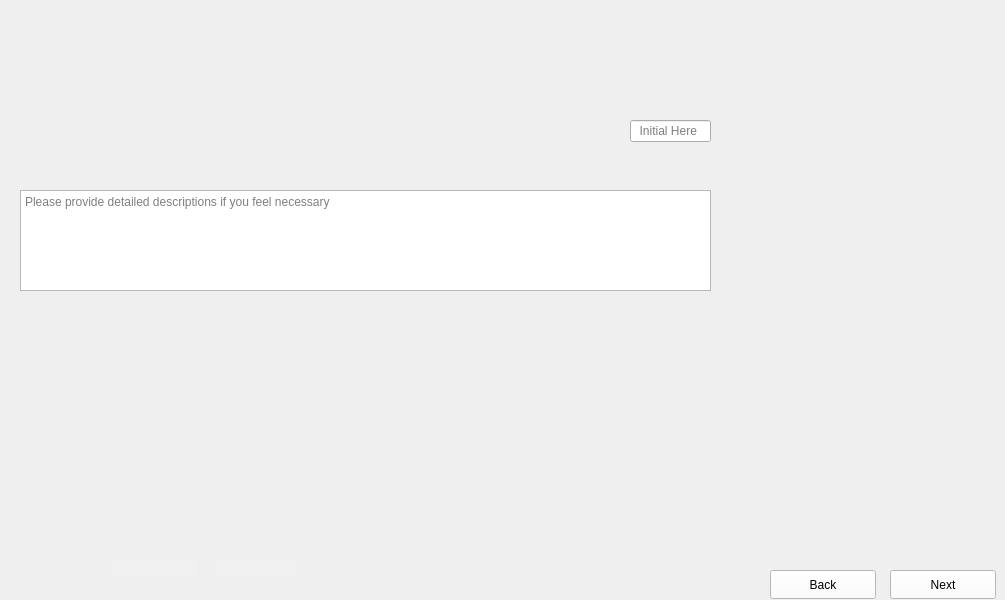
      <widget class="QWidget" name="Fill_Second_Pillars_and_Frame_2">
       <property name="maximumSize">
        <size>
         <width>1024</width>
         <height>600</height>
        </size>
       </property>
       <property name="styleSheet">
        <string notr="true">border-image: url(:/images/images/Fill_Second_Pillars_and_Frame_2.png);</string>
       </property>
       <widget class="QLineEdit" name="Fill_Second_Pillars_and_Frame_2_Data">
        <property name="geometry">
         <rect>
          <x>630</x>
          <y>120</y>
          <width>81</width>
          <height>22</height>
         </rect>
        </property>
        <property name="styleSheet">
         <string notr="true">border-image:None;</string>
        </property>
        <property name="placeholderText">
         <string>  Initial Here</string>
        </property>
       </widget>
       <widget class="QTextEdit" name="Fill_Second_Pillars_and_Frame_2_Comments">
        <property name="geometry">
         <rect>
          <x>20</x>
          <y>190</y>
          <width>691</width>
          <height>101</height>
         </rect>
        </property>
        <property name="styleSheet">
         <string notr="true">border-image:None;</string>
        </property>
        <property name="placeholderText">
         <string>Please provide detailed descriptions if you feel necessary </string>
        </property>
       </widget>
       <widget class="QLineEdit" name="Fill_Second_Pillars_and_Frame_2_Initials">
        <property name="geometry">
         <rect>
          <x>210</x>
          <y>560</y>
          <width>86</width>
          <height>18</height>
         </rect>
        </property>
        <property name="styleSheet">
         <string notr="true">QLineEdit{
background-color: rgb(240, 240, 240);
border: none;
border-image:None;
}</string>
        </property>
       </widget>
       <widget class="QLineEdit" name="Fill_Second_Pillars_and_Frame_2_Dates">
        <property name="geometry">
         <rect>
          <x>110</x>
          <y>560</y>
          <width>86</width>
          <height>18</height>
         </rect>
        </property>
        <property name="styleSheet">
         <string notr="true">QLineEdit{
background-color: rgb(240, 240, 240);
border: none;
border-image:None;
}</string>
        </property>
       </widget>
       <widget class="QPushButton" name="Fill_Second_Pillars_and_Frame_2_Next">
        <property name="geometry">
         <rect>
          <x>890</x>
          <y>570</y>
          <width>106</width>
          <height>29</height>
         </rect>
        </property>
        <property name="styleSheet">
         <string notr="true">QPushButton{
background-color: rgb(255, 255, 255);
height: 35px;
border-image:None;
}
QPushButton::hover{
background-color: rgb(0, 0, 255);
}
QPushButton:pressed{
padding-top:7px;
padding-top:7px;
}</string>
        </property>
        <property name="text">
         <string>Next</string>
        </property>
       </widget>
       <widget class="QPushButton" name="Fill_Second_Pillars_and_Frame_2_Back">
        <property name="geometry">
         <rect>
          <x>770</x>
          <y>570</y>
          <width>106</width>
          <height>29</height>
         </rect>
        </property>
        <property name="styleSheet">
         <string notr="true">QPushButton{
background-color: rgb(255, 255, 255);
height: 35px;
border-image:None;
}
QPushButton::hover{
background-color: rgb(0, 0, 255);
}
QPushButton:pressed{
padding-top:7px;
padding-top:7px;
}</string>
        </property>
        <property name="text">
         <string>Back</string>
        </property>
       </widget>
      </widget>
